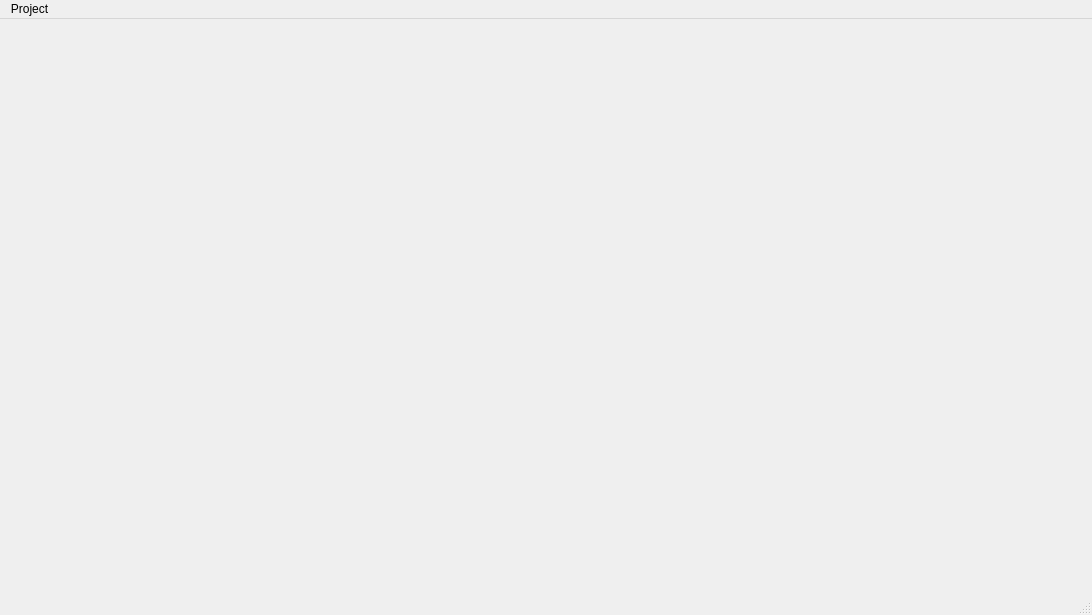
<?xml version="1.0" encoding="UTF-8"?>
<ui version="4.0">
 <class>MainWindow</class>
 <widget class="QMainWindow" name="MainWindow">
  <property name="geometry">
   <rect>
    <x>0</x>
    <y>0</y>
    <width>1092</width>
    <height>615</height>
   </rect>
  </property>
  <property name="windowTitle">
   <string>MainWindow</string>
  </property>
  <widget class="QWidget" name="centralwidget">
   <layout class="QVBoxLayout" name="verticalLayout_3">
    <item>
     <layout class="QVBoxLayout" name="verticalLayout_2">
      <item>
       <widget class="QStackedWidget" name="stackedWidget"/>
      </item>
     </layout>
    </item>
   </layout>
  </widget>
  <widget class="QMenuBar" name="menubar">
   <property name="geometry">
    <rect>
     <x>0</x>
     <y>0</y>
     <width>1092</width>
     <height>21</height>
    </rect>
   </property>
   <widget class="QMenu" name="menuProject">
    <property name="title">
     <string>Project</string>
    </property>
    <addaction name="bar_open_project"/>
    <addaction name="bar_new_project"/>
    <addaction name="bar_project_from_audio"/>
    <addaction name="bar_exit"/>
   </widget>
   <addaction name="menuProject"/>
  </widget>
  <widget class="QStatusBar" name="statusbar"/>
  <action name="bar_open_project">
   <property name="text">
    <string>Open project</string>
   </property>
  </action>
  <action name="bar_new_project">
   <property name="text">
    <string>New Project</string>
   </property>
   <property name="shortcut">
    <string>Ctrl+S</string>
   </property>
  </action>
  <action name="bar_project_from_audio">
   <property name="text">
    <string>Create Project from Audio</string>
   </property>
  </action>
  <action name="bar_exit">
   <property name="text">
    <string>Exit</string>
   </property>
  </action>
 </widget>
 <resources/>
 <connections/>
</ui>
